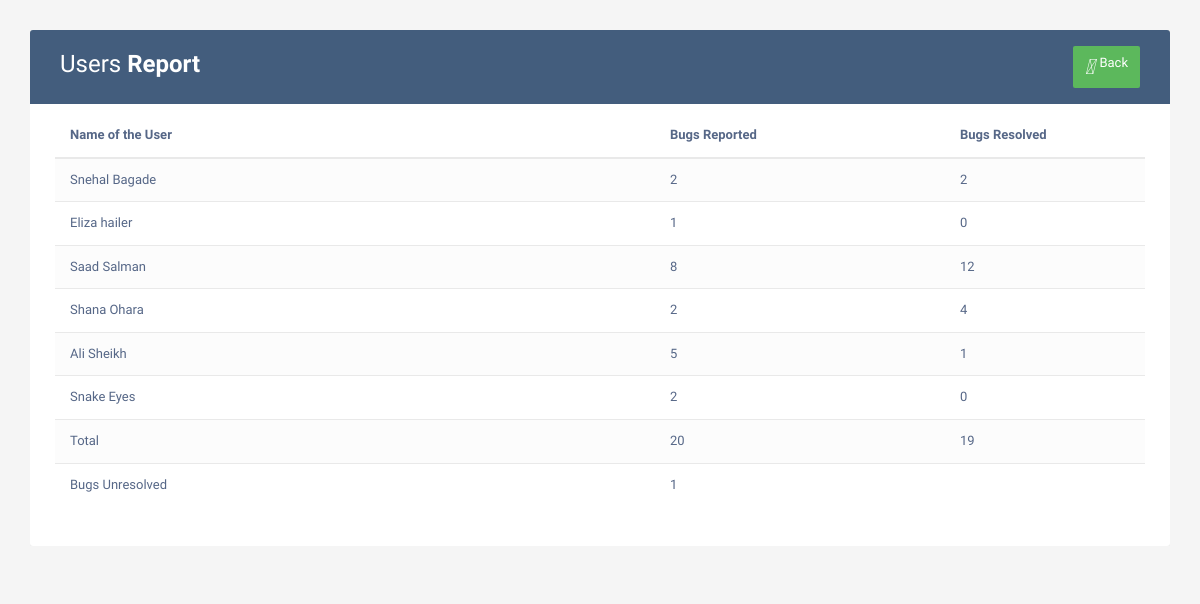
The page /reportusers (signed in) on the database its author committed.
### home/models.py (models this page shows, shortened)
class Bug(models.Model):
    project = models.CharField(max_length=122,null=True)
    Severity = models.CharField(max_length=122,null=True)
    Priority = models.CharField(max_length=122,null=True)
    Assign = models.CharField(max_length=122,null=True)
    Summary = models.TextField(null=True)
    Desc = models.TextField(null=True)
    date = models.DateField()
    Image = models.ImageField(upload_to=None, height_field=None, width_field=None, max_length=None)
    status = models.CharField(max_length=50,default='Unresolved')
    created = models.DateTimeField(auto_now_add = True)
    ended = models.DateField(null=True,blank=True)
    timetaken = models.CharField(max_length=50,null=True,blank=True)
    reportedby = models.CharField(max_length=50)
    resolvedby = models.CharField(max_length=100,blank=True,null=True)

### home/views.py (the view)
# urls.py: path('reportusers',views.reportusers,name='User Report'),
@login_required
def reportusers(request):
    queryset1 = Bug.objects.values('reportedby').annotate(count=Count('*'))
    queryset2 = Bug.objects.values('resolvedby').annotate(count=Count('*'))
    reported_counts = {}
    resolved_counts = {}
    for item in queryset1:
        reported_counts[item['reportedby']] = item['count']
    for item in queryset2:
        resolvedby = item['resolvedby']
        resolved_counts[resolvedby] = item['count'] if resolvedby is not None else 0
    merged_data = []
    for username in set(reported_counts.keys()) | set(resolved_counts.keys()):
        merged_data.append({
            'username': username,
            'reported_count': reported_counts.get(username, 0),
            'resolved_count': resolved_counts.get(username, 0)
        })
    merged_data.sort(key=lambda x: x['username'])
    for item in merged_data:
        try:
            user = User.objects.get(username=item['username'])
            full_name = f"{user.first_name} {user.last_name}" if user else "Unresolved Bug"
            item['full_name'] = full_name
        except User.DoesNotExist:
            item['full_name'] = "Unresolved Bug"
    target_username = "Unresolved Bug"
    filtered_data = [item for item in merged_data if item['full_name'] != target_username]
    total_reported = sum(item['reported_count'] for item in filtered_data)
    total_resolved = sum(item['resolved_count'] for item in filtered_data)
    filtered_data.append({
        'full_name': 'Total',
        'reported_count': total_reported,
        'resolved_count': total_resolved
    })
    filtered_data.append({
        'full_name': 'Bugs Unresolved',
        'reported_count': total_reported-total_resolved,
        'resolved_count': " "
    })
    return render(request,'Reportusers.html',{'filtered_data':filtered_data})

### templates/Reportusers.html (shortened to what this page needs)
<!DOCTYPE html>
<html lang="en">
<head>
<link rel="stylesheet" href="https://maxcdn.bootstrapcdn.com/font-awesome/4.7.0/css/font-awesome.min.css">
<link rel="stylesheet" href="https://maxcdn.bootstrapcdn.com/bootstrap/3.3.7/css/bootstrap.min.css">
</head>
<body>
    <div class="container">
        <div class="table-responsive">
            <div class="table-wrapper">
                <div class="table-title">
                    <div class="row">
                        <div class="col-xs-6">
                            <h2>Users <b>Report</b></h2>
                        </div>
                        <div class="col-xs-6">
                            <a href="/back" class="btn btn-success" data-toggle="modal"><i>&#xE147;</i> <span>Back</span></a>
                        </div>
                    </div>
                </div>
				<table class="table table-striped table-hover">
                    <thead>
                        <tr>
							<th>Name of the User</th>
							<th>Bugs Reported</th>
							<th>Bugs Resolved</th>
						</tr>
                    </thead>
                    <tbody>
                        {% for bug in filtered_data %}
							<tr>
								<td>{{ bug.full_name }}</td>
								<td>{{ bug.reported_count }}</td>
								<td>{{ bug.resolved_count }}</td>
							</tr>
						{% endfor %}
                    </tbody>
                </table>
            </div>
        </div>
    </div>
</body>

### templates/Reportusers.html (style rules this page uses)
body { color: #566787; background: #f5f5f5; font-family: 'Varela Round', sans-serif; font-size: 13px; }
.table-responsive { margin: 30px 0; }
.table-wrapper { min-width: 1000px; background: #fff; padding: 20px 25px; border-radius: 3px; box-shadow: 0 1px 1px rgba(0,0,0,.05); }
.table-title { padding-bottom: 15px; background: #435d7d; color: #fff; padding: 16px 30px; margin: -20px -25px 10px; border-radius: 3px 3px 0 0; }
.table-title h2 { margin: 5px 0 0; font-size: 24px; }
.table-title .btn { color: #fff; float: right; font-size: 13px; border: none; min-width: 50px; border-radius: 2px; border: none; outline: none !important; margin-left: 10px; }
.table-title .btn i { float: left; font-size: 21px; margin-right: 5px; }
.table-title .btn span { float: left; margin-top: 2px; }
table.table tr th, table.table tr td { border-color: #e9e9e9; padding: 12px 15px; vertical-align: middle; }
table.table tr th:first-child { width: 600px; }
table.table tr th:last-child { width: 200px; }
table.table-striped tbody tr:nth-of-type(odd) { background-color: #fcfcfc; }

### rows shown on the page
Bug: full_name "Saad Salman", reported_count "8", resolved_count "12"

### other values the page prints
{{ bug.full_name }} "Snehal Bagade" "Eliza hailer" "Shana Ohara" "Ali Sheikh" "Snake Eyes" "Total" "Bugs Unresolved"
{{ bug.reported_count }} "2" "1" "2" "5" "2" "20" "1"
{{ bug.resolved_count }} "2" "0" "4" "1" "0" "19"
